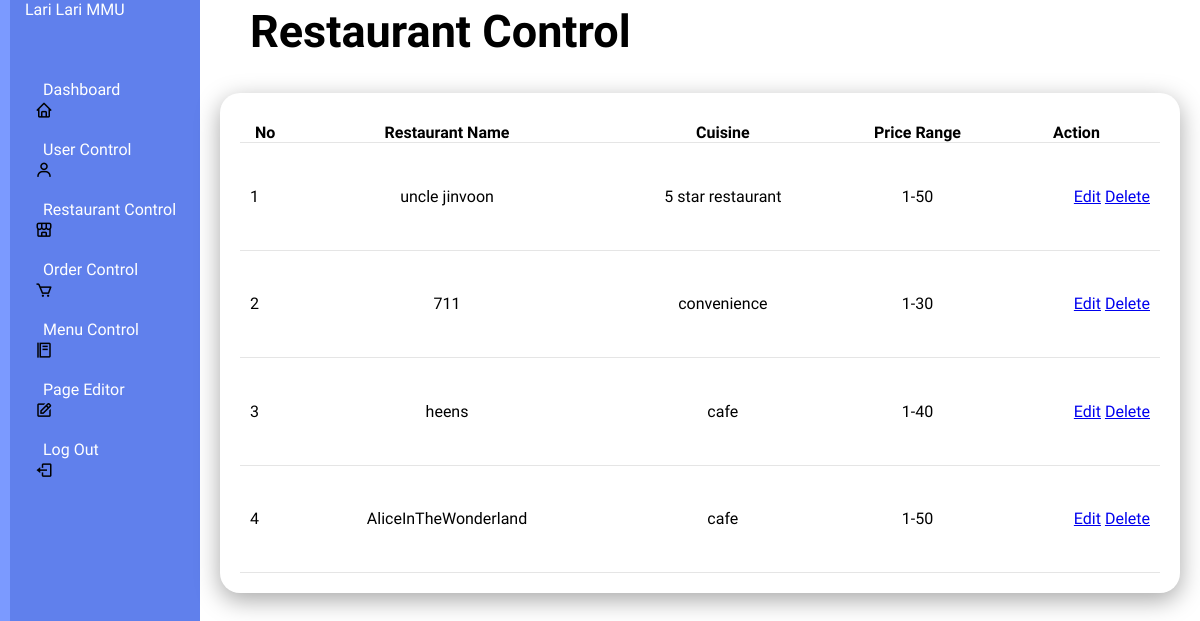
The app's page /restaurantcontrol with its own data.
### tables this page shows
CREATE TABLE restaurants (
            id INTEGER PRIMARY KEY AUTOINCREMENT,
            name TEXT NOT NULL UNIQUE,
            cuisine TEXT NOT NULL,
            price_range TEXT NOT NULL,
            owner_username TEXT NOT NULL,
            FOREIGN KEY (owner_username) REFERENCES users(username)
        );

### app.py (the view)
@app.route('/restaurantcontrol', methods=['GET'])
def restaurantcontrol():
    conn = get_db_connection()
    cursor = conn.cursor()
    query = """
        SELECT id, name, cuisine, price_range
        FROM restaurants
    """
    cursor.execute(query)
    restaurants = cursor.fetchall()
    conn.close()
    return render_template('restaurantcontrol.html', restaurants=restaurants)

### app.py (called while the page is built)
def get_db_connection():
    con = sqlite3.connect("database.db")
    con.row_factory = sqlite3.Row
    return con

### templates/restaurantcontrol.html (shortened to what this page needs)
<!DOCTYPE html>
<html lang="en">
<head>
    <link rel="stylesheet" type="text/css" href="../static/style(admin2).css">
    <link rel="stylesheet" href="https://unpkg.com/boxicons@latest/css/boxicons.min.css">
        <link href="https://cdn.jsdelivr.net/npm/remixicon@4.3.0/fonts/remixicon.css" rel="stylesheet"/>
        <link rel="stylesheet" href="https://unpkg.com/aos@next/dist/aos.css" />
</head>
</head>
<body>
    <div class="admincontainer">
        <div class="navbar">
            <ul>
                <li><a href="#">Lari Lari MMU</a></li>
                <li><i class='bx bx-home'></i><a href="/admin">Dashboard</a></li>
                <li><i class='bx bx-user'></i><a href="/usercontrol">User Control</a></li>
                <li><i class='bx bx-store-alt'></i><a href="/restaurantcontrol">Restaurant Control</a></li>
                <li><i class='bx bx-cart'></i><a href="/ordercontrol">Order Control</a></li>
                <li><i class='bx bx-food-menu'></i><a href="/menucontrol">Menu Control</a></li>
                <li><i class='bx bx-edit'></i><a href="/pageEditor">Page Editor</a></li>
                <li><i class='bx bx-log-out'></i><a href="/logout">Log Out</a></li>
            </ul>
        </div>
    </div>
    <div class="admin-main">
        <div class="admin-header">
            <h2>Restaurant Control</h2>
        </div>
        <div class="admin-table">
            <div class="table-body">
                <table>
                    <thead>
                        <tr>
                            <th>No</th>
                            <th>Restaurant Name</th>
                            <th>Cuisine</th>
                            <th>Price Range</th>
                            <th>Action</th>
                        </tr>
                    </thead>
                    <tbody>
                        {% for restaurant in restaurants %}
                        <tr>
                            <td>{{ loop.index }}</td>
                            <td>{{ restaurant.name }}</td>
                            <td>{{ restaurant.cuisine }}</td>
                            <td>{{ restaurant.price_range }}</td>
                            <td class="actions">
                                <a href="{{ url_for('edit_restaurant', restaurant_id=restaurant.id) }}">Edit</a>
                                <a href="{{ url_for('delete_restaurant', restaurant_id=restaurant.id) }}" onclick="return confirm('Are you sure you want to delete this restaurant?')">Delete</a>
                            </td>
                        </tr>
                        {% endfor %}
                    </tbody>
                </table>
            </div>
        </div>
    </div>
</body>
</html>

### static/style(admin2).css (style rules this page uses)
* { padding: 0; margin: 0; box-sizing: border-box; font-family: "Protest Guerrilla", sans-serif; }
.admincontainer { position: relative; width: 100%; }
.navbar { position: fixed; width: 200px; height: 100%; background:#6080ec; border-left: 10px solid #7b9aff; transition: 0.5s; overflow: hidden; }
.navbar ul { position: absolute; top: 0; left: 0; width: 100%; }
.navbar ul li { display:flex; align-items: center; justify-content: center; position: relative; width: 100%; list-style: none; border-top-left-radius: 30px; border-bottom-left-radius: 30px; border-top-right-radius: 5px; border-bottom-right-radius: 5px; }
.navbar ul li:nth-child(1) { margin-bottom: 20px; pointer-events: none; }
.navbar ul li a { display: flex; align-items: center; position: relative; display: block; width: 100%; height: 60px; padding: 0 15px; text-decoration: none; color: white; }
.navbar i { position: relative; left: 25px; font-size: 18px; text-align: center; }
.admin-main { position: relative; width: calc(100% - 200px); left: 200px; min-height: 100vh; background-color: white; transition: 0.5s; }
.admin-header { position: relative; margin: 0 30px; padding: 5px 20px; justify-content: center; align-items: center; font-size: 30px; }
.admin-table { position: relative; width: 100%; padding: 20px; display: grid; width: 100%; grid-gap: 20px; margin-top: 10px; }
.admin-table .table-body { position: relative; display: grid; min-height: 500px; background: white; padding: 20px; box-shadow: 0 7px 25px rgba(0,0,0,0.35); border-radius: 20px; }
.admin-table table { width: auto; border-collapse: collapse; margin-top: 10px; }
.admin-table .table-body table tr { color: black; border-bottom: 1px solid rgba(0,0,0,0.1); }
.admin-table .table-body table tr td { padding: 10px; }
.admin-table .table-body table tr td:last-child { text-align: end; }
.admin-table .table-body table tr td:nth-child(2) { text-align: center; }
.admin-table .table-body table tr td:nth-child(3) { text-align: center; }
.admin-table .table-body table tr td:nth-child(4) { text-align: center; }

### records on screen
restaurants: name "uncle jinvoon", cuisine "5 star restaurant", price_range "1-50"
restaurants: name "711", cuisine "convenience", price_range "1-30"
restaurants: name "heens", cuisine "cafe", price_range "1-40"
restaurants: name "AliceInTheWonderland", cuisine "cafe", price_range "1-50"
